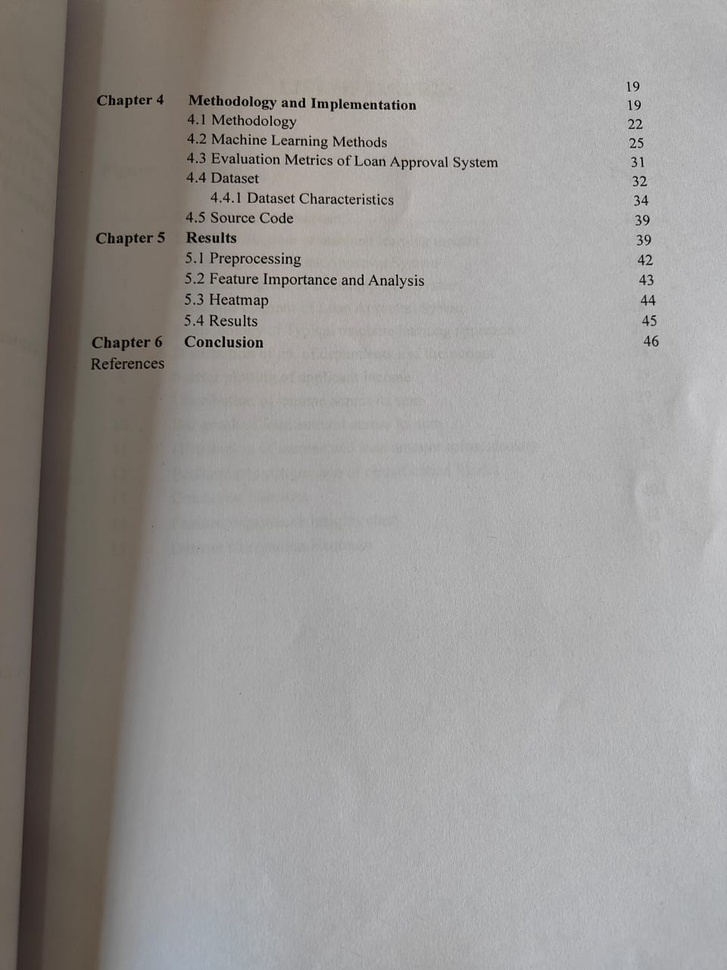
#> input picture sample images/index_page.jpg, 727 x 970 px, shrunk from 960 x 1280 before the run
$ python app.py
#> lines starting #> are read from the running program, lines starting #| are printed output that depends on the picture; after the words box and inside, x2 and y2 are one past the last pixel; in counts of white or black regions, pixels touching at a corner belong together
import cv2
import pytesseract

# Read the image
img = cv2.imread('sample images/index_page.jpg')
#> img is the input picture: shape (970, 727, 3); mean B, G, R 149.3, 151.5, 154.1
gray = cv2.cvtColor(img, cv2.COLOR_BGR2GRAY)
thresh = cv2.threshold(gray, 0, 255, cv2.THRESH_BINARY + cv2.THRESH_OTSU)[1]
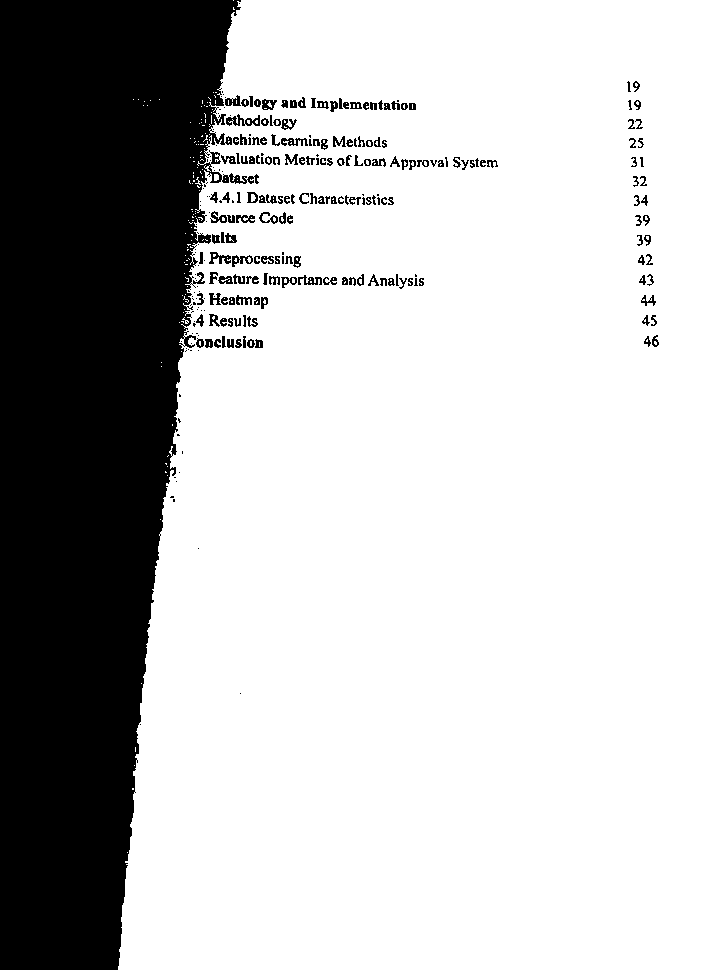
#> thresh: shape (970, 727); 75.4% white; 276 black regions (99 under 20 px), largest, box (x1, y1, x2, y2) and area: (0, 0, 259, 970) 164806, (226, 114, 260, 126) 202, (209, 252, 231, 264) 135
#> (the run stopped early here; a loop or call above may not have finished)
